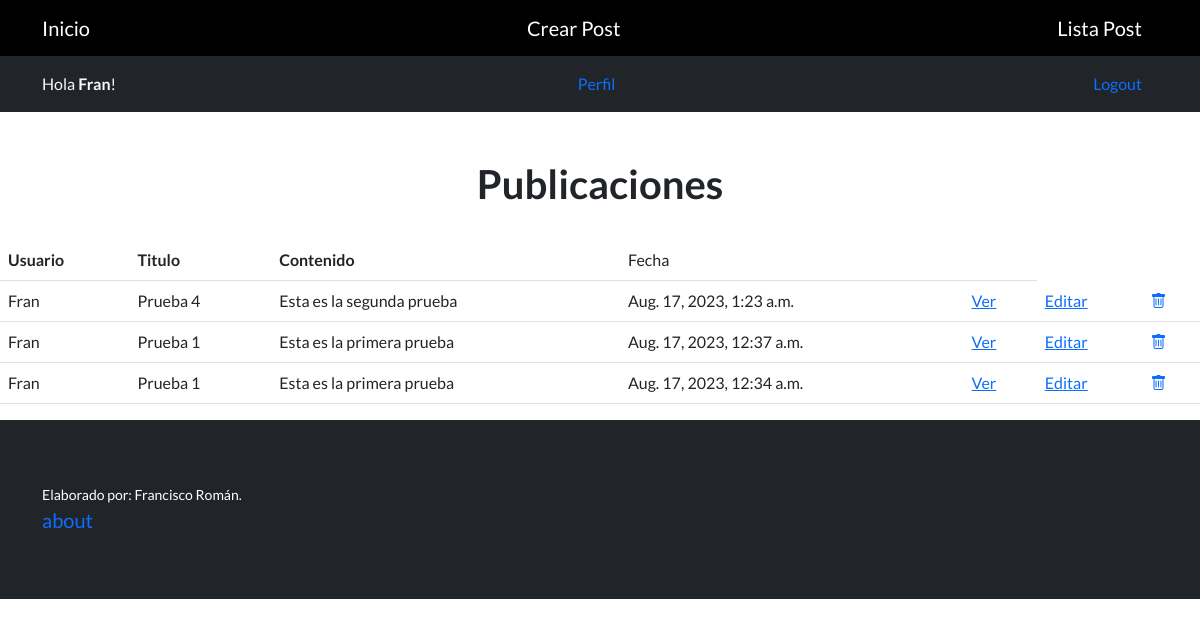
/PublicacionLista/ (signed in), run on an earlier commit of the app's database.
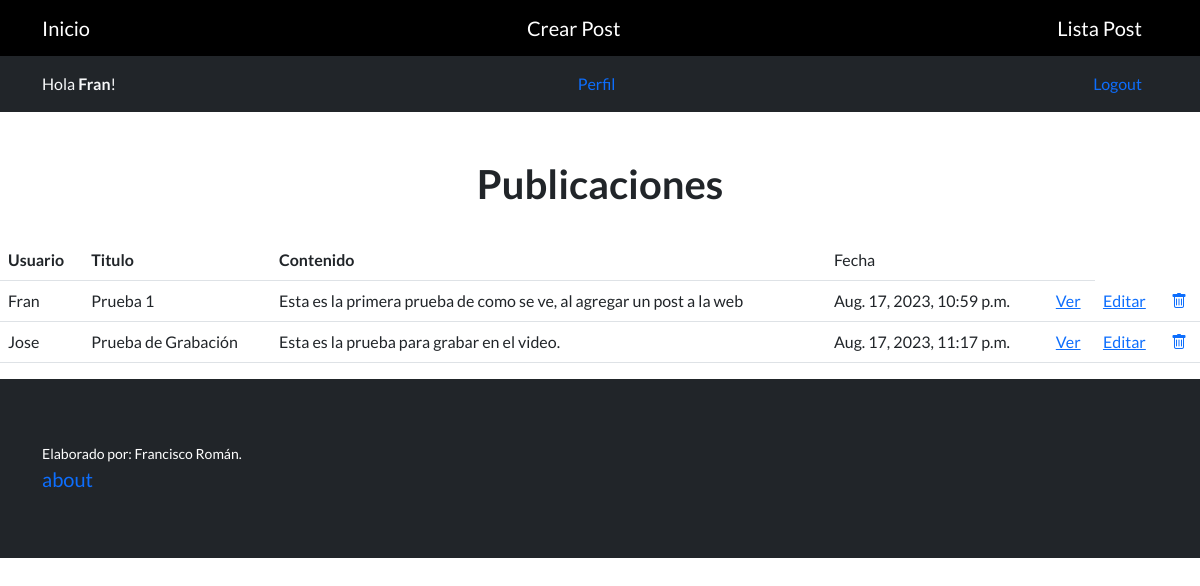
And on a later commit of the database.
### App_control/models.py (models this page shows, shortened)
class Publicacion(models.Model):
    usuario = models.ForeignKey(User, on_delete=models.CASCADE, null=True, blank=True)
    titulo = models.CharField(max_length=200)
    contenido = models.TextField(null=True, blank=True)
    fechaPublicacion = models.DateTimeField(auto_now_add=True)
    imagencontenido = models.ImageField(null=True, blank=True, upload_to="imagenes/")
    class Meta:
        ordering = ['usuario', '-fechaPublicacion']

### App_control/views.py (the view)
# urls.py: path('PublicacionLista/', PublicacionLista.as_view(), name='ListaPost'),
class PublicacionLista(LoginRequiredMixin, ListView):
    model = Publicacion
    template_name = 'App_control/ListaPublicacion.html'
    login_url = '/login/'

### App_control/templates/App_control/ListaPublicacion.html
{% extends 'App_control/base.html' %}
{% block content %}
<br>
<br>
<div class="container text-center">
    <h1>Publicaciones</h1>
</div>
<br>
<table class="table">
    <tbody>
      <tr>
        <th>Usuario</th>
        <th>Titulo</th>
        <th>Contenido</th>
        <td>Fecha</td>
        <td></td>
      </tr>
      {% for publicacion in object_list %}
      <tr>
        <td>{{ publicacion.usuario }}</td>
        <td>{{ publicacion.titulo }}</td>
        <td>{{ publicacion.contenido }}</td>
        <td>{{ publicacion.fechaPublicacion}}</td>
             <td>
          <a href="{% url 'DetallePost' publicacion.id%}">Ver</a>
        </td>
        <td>
          <a href="{% url 'UpdatePost' publicacion.id %}">Editar</a>
        </td>
        <td>
          <a href="{% url 'DeletePost' publicacion.id %}">
            <i class="bi bi-trash"></i>
          </a>
        </td>
      </tr>
      {% endfor %}
    </tbody>
  </table>
{% endblock %}

### App_control/templates/App_control/base.html (shortened to what this page needs)
{% load static %}
<!DOCTYPE html>
<html lang="en">
    <head>
        <link href="https://cdn.jsdelivr.net/npm/bootstrap-icons@1.5.0/font/bootstrap-icons.css" rel="stylesheet" type="text/css" />
        <link href="{% static 'css/styles.css' %}" rel="stylesheet" />
    </head>
    <body>
        <nav class="navbar navbar-dark bg-black static-top">
            <div class="container">
                <a class="navbar-brand" href="{% url 'base' %}">Inicio</a>
                <a class="navbar-brand" href="{% url 'CrearPost' %}">Crear Post</a>
                <a class="navbar-brand" href="{% url 'ListaPost' %}">Lista Post</a>
            </div>
        </nav>
        <nav class="navbar navbar-black bg-dark static-top">
          <div class="container">
            {% if request.user.is_authenticated %}
              <span class="text-light"> Hola <strong>{{request.user.first_name}}</strong>!</span>
              <a class="nav-link" href="{% url 'editar_perfil' %}"><span class="text-primary">Perfil</span></a>
              <a class="nav-link" href="{% url 'logout' %}"><span class="text-primary">Logout</span></a>
            {% else %}
              <a class="nav-link" href="{% url 'login' %}"><span class="text-primary">Login</span></a>
              <a class="nav-link" href="{% url 'registro' %}"><span class="text-primary">Registrate</span></a>
            {% endif %}
          </div>
      </nav>
        {% block content %}{% endblock %}
        <footer class="footer bg-dark">
            <div class="container">
                <div class="row">
                    <div class="col-lg-6 h-100 text-center text-lg-start my-auto">
                        <p class="text-white small mb-4 mb-lg-0">Elaborado por:    Francisco Román.</p>
                        <a class="navbar-brand" href="{% url 'about'  %}">about</a>
                    </div>
                </div>
            </div>
        </footer>
    </body>
</html>

What changed in the data, as far as the page shows it:
removed Publicacion: usuario "Fran", titulo "Prueba 4", contenido "Esta es la segunda prueba", fechaPublicacion "Aug. 17, 2023, 1:23 a.m."
removed Publicacion: usuario "Fran", titulo "Prueba 1", contenido "Esta es la primera prueba", fechaPublicacion "Aug. 17, 2023, 12:37 a.m."
removed Publicacion: usuario "Fran", titulo "Prueba 1", contenido "Esta es la primera prueba", fechaPublicacion "Aug. 17, 2023, 12:34 a.m."
added Publicacion: usuario "Fran", titulo "Prueba 1", contenido "Esta es la primera prueba de como se ve, al agregar un post a la web", fechaPublicacion "Aug. 17, 2023, 10:59 p.m."
added Publicacion: usuario "Jose", titulo "Prueba de Grabación", contenido "Esta es la prueba para grabar en el video.", fechaPublicacion "Aug. 17, 2023, 11:17 p.m."
